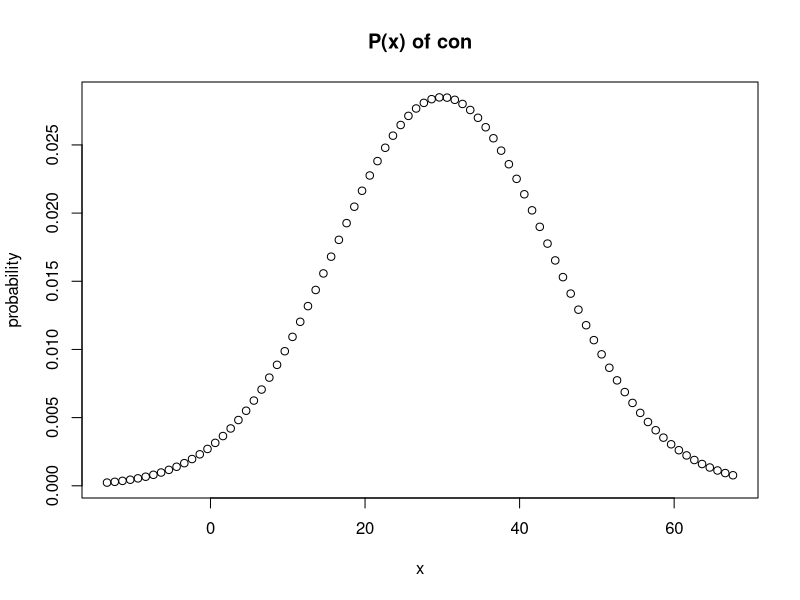
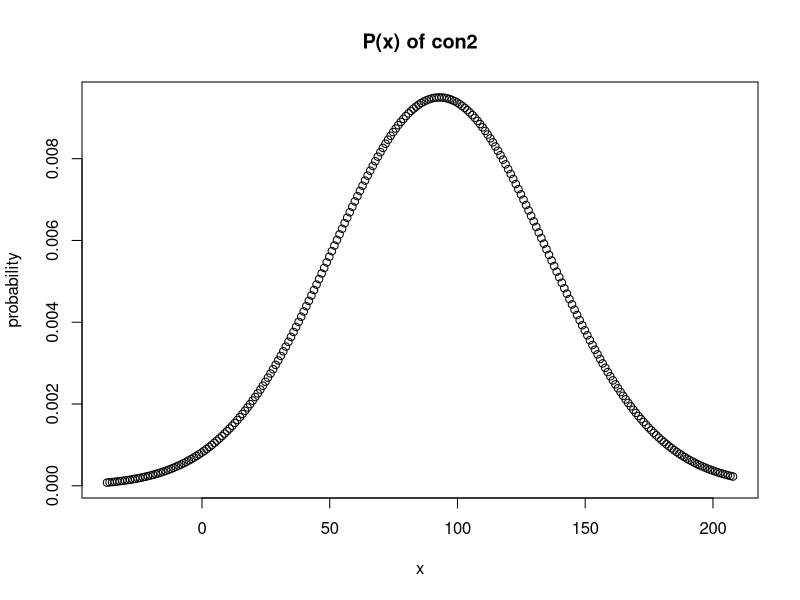
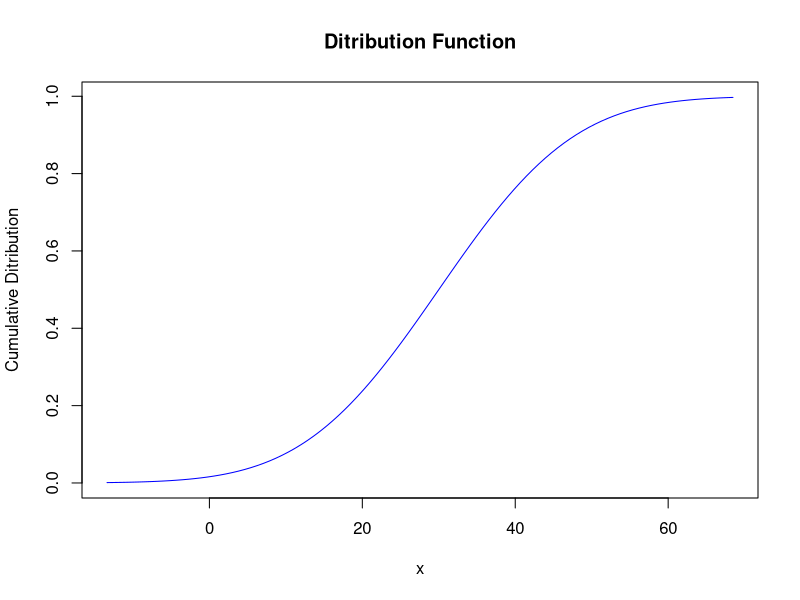
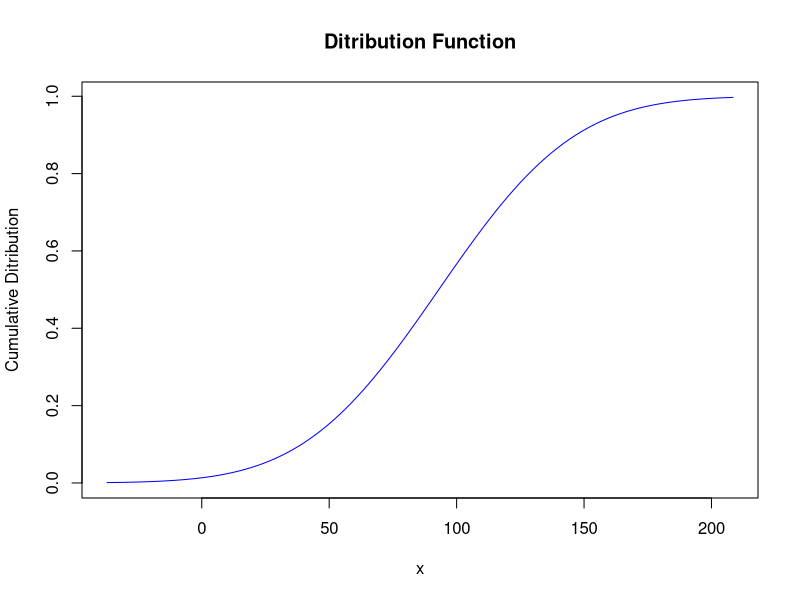

The R script that drew these images, in order:
# 1.1
manzanas = rnorm(500, mean=200, sd=30)
manzanas
# 1.2
sel1 = manzanas[manzanas>=170]
sel2 = sel1[sel1 <= 230]
sel2
perc = length(sel2)/length(manzanas)*100
perc
# 1.3
naranjas = rnorm(300, mean=150, sd=45)
naranjas
# 1.4
sel3 = naranjas[naranjas>=105]
sel4 = sel3[sel3 <= 195]
sel4
perc2 = length(sel4)/length(naranjas)*100
perc2

# 2.1
con = rnorm(400, mean=30, sd=14)
mean1 = mean(con)
median1 = median(con)
range1 = range(con)[2] - range(con)[1]
iqr1 = IQR(con)
sd1 = sd(con)
mean1
median1
range1
iqr1
sd1

con2 = con*3 + 3
mean2 = mean(con2)
median2 = median(con2)
range2 = range(con2)[2] - range(con2)[1]
iqr2 = IQR(con2)
sd2 = sd(con2)
mean2
median2
range2
iqr2
sd2

con
con2

plot(x=c(min(con):max(con)), y=dnorm(c(min(con):max(con)), mean=30, 14),
     xlab="x", ylab="probability", main=c("P(x) of con"))

plot(x=c(min(con2):max(con2)), y=dnorm(c(min(con2):max(con2)), mean=93, 42),
     xlab="x", ylab="probability", main=c("P(x) of con2"))

x = c(min(con):max(con))
curve(pnorm(x, mean=30, sd=14), xlim=c(min(con),max(con)), col="blue", ylab="Cumulative Ditribution",
      main="Ditribution Function")

x = c(min(con2):max(con2))
curve(pnorm(x, mean=93, sd=42), xlim=c(min(con2),max(con2)), col="blue", ylab="Cumulative Ditribution",
      main="Ditribution Function")

